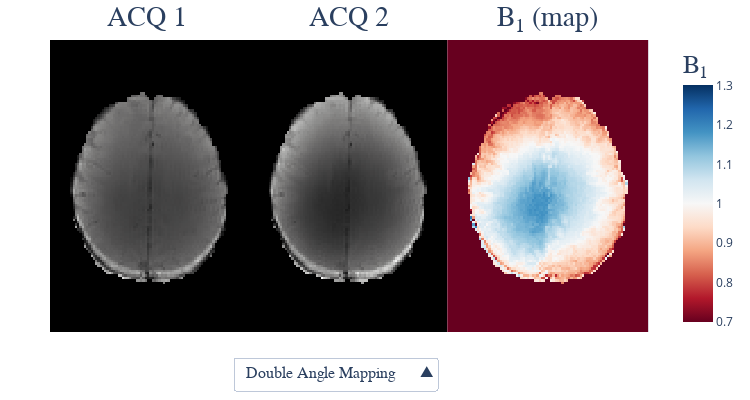

Here is the notebook cell this chart was saved with:
### Code cell
#| label: filtFig1cell

# Prepare Python environment

import scipy.io as sio
from pathlib import Path

# Imports

from pathlib import Path
import pandas as pd
import json
import nibabel as nib
import numpy as np
import matplotlib.pyplot as plt
import matplotlib.animation as animation
import glob


# Configurations
data_folder_name = Path("../../data/04-B1-03-Filtering/images")
    
def get_image(filename):
    # Load image data
    data = nib.load(Path(data_folder_name) / filename)
    data_volume = data.get_fdata() 

    dims = data_volume.shape

    im = np.squeeze(data_volume[:,:])

    xAxis = np.linspace(0,im.shape[0]-1, num=im.shape[0])
    yAxis = np.linspace(0,im.shape[1]-1, num=im.shape[1])
    return im, xAxis, yAxis

im_da_raw1, xAxis_da_raw1, yAxis_da_raw1 = get_image('raw_da_1.nii.gz')
im_da_raw2, xAxis_da_raw2, yAxis_da_raw1 = get_image('raw_da_2.nii.gz')
im_da_b1, xAxis_da_b1, yAxis_da_b1 = get_image('b1_clt_tse.nii.gz')

im_afi_raw1, xAxis_afi_raw1, yAxis_afi_raw1 = get_image('raw_afi_1.nii.gz')
im_afi_raw2, xAxis_afi_raw2, yAxis_afi_raw1 = get_image('raw_afi_2.nii.gz')
im_afi_b1, xAxis_afi_b1, yAxis_afi_b1 = get_image('b1_clt_afi.nii.gz')

im_bs_raw1, xAxis_bs_raw1, yAxis_bs_raw1 = get_image('raw_bs_1.nii.gz')
im_bs_raw2, xAxis_bs_raw2, yAxis_bs_raw1 = get_image('raw_bs_1.nii.gz')
im_bs_b1, xAxis_bs_b1, yAxis_bs_b1 = get_image('b1_clt_gre_bs_cr_fermi.nii.gz')

mask, xAxis_mask, yAxis_mask = get_image('brain_mask_es_2x2x5.nii.gz')

im_da_raw1 = np.flipud(im_da_raw1)
im_da_raw2 = np.flipud(im_da_raw2)
im_da_b1 = np.flipud(im_da_b1)

im_afi_raw1 = np.flipud(im_afi_raw1)
im_afi_raw2 = np.flipud(im_afi_raw2)
im_afi_b1 = np.flipud(im_afi_b1)

im_bs_raw1 = np.flipud(im_bs_raw1)
im_bs_raw2 = np.flipud(im_bs_raw2)
im_bs_b1 = np.flipud(im_bs_b1)

mask = np.flipud(mask)

# Normalize raw

im_da_raw1 = im_da_raw1 / np.max([np.max(im_da_raw1*mask),np.max(im_da_raw2*mask)])*1000
im_da_raw2 = im_da_raw2 / np.max([np.max(im_da_raw1*mask),np.max(im_da_raw2*mask)])*1000

im_afi_raw1 = im_afi_raw1 / np.max([np.max(im_afi_raw1*mask),np.max(im_afi_raw2*mask)])*1000
im_afi_raw2 = im_afi_raw2 / np.max([np.max(im_afi_raw1*mask),np.max(im_afi_raw2*mask)])*1000

im_bs_raw1 = im_bs_raw2 / np.max([np.max(np.abs(im_bs_raw1)*mask),np.max(np.abs(im_bs_raw2)*mask)])*np.pi
im_bs_raw2 = im_bs_raw2 / np.max([np.max(np.abs(im_bs_raw1)*mask),np.max(np.abs(im_bs_raw2)*mask)])*np.pi


## Plot
# PYTHON CODE
# Module imports

import matplotlib.pyplot as plt
import plotly.graph_objs as go
import numpy as np
from plotly import __version__
from plotly.offline import download_plotlyjs, init_notebook_mode, plot, iplot
config={'showLink': False, 'displayModeBar': False}

init_notebook_mode(connected=True)

# PYTHON CODE
# Module imports
import matplotlib.pyplot as plt
from PIL import Image
from matplotlib.image import imread
import scipy.io
import plotly.graph_objs as go
import numpy as np
from plotly import __version__
from plotly.offline import init_notebook_mode, iplot, plot
config={'showLink': False, 'displayModeBar': False, 'responsive': True}

init_notebook_mode(connected=True)

import os
import markdown
import random
from scipy.integrate import quad

import warnings
warnings.filterwarnings('ignore')

xAxis_raw = np.linspace(0,128*2-1, num=128*2)
xAxis_b1 = np.linspace(0,128-1, num=128*2)
yAxis = np.linspace(0,88-1, num=88*1)

# DA acqs
da_acqs = np.concatenate((im_da_raw1, im_da_raw2), axis=1)

# AFI acqs
afi_acqs = np.concatenate((im_afi_raw1, im_afi_raw2), axis=1)

# DA acqs
bs_acqs = np.concatenate((im_bs_raw1, im_bs_raw2), axis=1)

# Mask

masks_concat = np.concatenate((mask, mask), axis=1)

trace_da_raw = go.Heatmap(x = xAxis_raw,
                   y = yAxis,
                   z=masks_concat*da_acqs,
                   zmin=0,
                   zmax=1000,
                   colorscale='gray',
                   showscale = False,
                   visible=True)

trace_da_b1 = go.Heatmap(x = xAxis_b1,
                   y = yAxis,
                   z=mask*im_da_b1,
                   zmin=0.7,
                   zmax=1.3,
                   colorscale='RdBu',
                   colorbar={"title": 'B<sub>1</sub>',
                             'titlefont': dict(
                                   family='Times New Roman',
                                   size=26,
                                   )
                            },
                   xaxis='x2',
                   yaxis='y2',
                   visible=True)
                   
trace_afi_raw = go.Heatmap(x = xAxis_raw,
                   y = yAxis,
                   z=masks_concat*afi_acqs,
                   zmin=0,
                   zmax=1000,
                   colorscale='gray',
                   showscale = False,
                   visible=False)

trace_afi_b1 = go.Heatmap(x = xAxis_b1,
                   y = yAxis,
                   z=mask*im_afi_b1,
                   zmin=0.7,
                   zmax=1.3,
                   colorscale='RdBu',
                   colorbar={"title": 'B<sub>1</sub> (ms)',
                             'titlefont': dict(
                                   family='Times New Roman',
                                   size=26,
                                   )
                            },
                   xaxis='x2',
                   yaxis='y2',
                   visible=False)
                   
trace_bs_raw = go.Heatmap(x = xAxis_raw,
                   y = yAxis,
                   z=masks_concat*bs_acqs,
                   zmin=-np.pi,
                   zmax=np.pi,
                   colorscale='gray',
                   showscale = False,
                   visible=False)

trace_bs_b1 = go.Heatmap(x = xAxis_b1,
                   y = yAxis,
                   z=mask*im_bs_b1,
                   zmin=0.7,
                   zmax=1.3,
                   colorscale='RdBu',
                   colorbar={"title": 'B<sub>1</sub> (ms)',
                             'titlefont': dict(
                                   family='Times New Roman',
                                   size=26,
                                   )
                            },
                   xaxis='x2',
                   yaxis='y2',
                   visible=False)

data=[trace_da_raw, trace_da_b1, trace_afi_raw, trace_afi_b1, trace_bs_raw, trace_bs_b1]

updatemenus = list([
    dict(active=0,
         x = 0.3,
         xanchor = 'left',
         y = -0.2,
         yanchor = 'bottom',
         direction = 'up',
         font=dict(
                family='Times New Roman',
                size=16
            ),
         buttons=list([   
            dict(label = 'Double Angle Mapping',
                 method = 'update',
                 args = [{'visible': [True, True, False, False, False, False],
                          'showscale': [False, True, False, False, False, False],},
                         ]),
            dict(label = 'Actual Flip angle Imaging',
                 method = 'update',
                 args = [
                            {
                            'visible': [False, False, True, True, False, False],
                            'showscale': [False, False, False, True, False, False],},
                           ]),
            dict(label = 'Bloch-Siegert shift',
                 method = 'update',
                 args = [{'visible': [False, False, False, False, True, True],
                            'showscale': [False, False, False, False, False, True],},
                           ]),
    ])
    )
])

layout = dict(
    width=750,
    height=400,
    margin = dict(
                t=40,
                r=50,
                b=10,
                l=50),
    annotations=[
        dict(
            x=0.09,
            y=1.13,
            showarrow=False,
            text='ACQ 1',
            font=dict(
                family='Times New Roman',
                size=28
            ),
            xref='paper',
            yref='paper'
        ),
        dict(
            x=0.49,
            y=1.13,
            showarrow=False,
            text='ACQ 2',
            font=dict(
                family='Times New Roman',
                size=28
            ),
            xref='paper',
            yref='paper'
        ),
        dict(
            x=0.9,
            y=1.13,
            showarrow=False,
            text='B<sub>1</sub> (map)',
            font=dict(
                family='Times New Roman',
                size=28
            ),
            xref='paper',
            yref='paper'
        ),
    ],
    xaxis = dict(range = [0,225], autorange = False,
             showgrid = False, zeroline = False, showticklabels = False,
             ticks = '', domain=[0, 0.83]),
    yaxis = dict(range = [0,120], autorange = False,
             showgrid = False, zeroline = False, showticklabels = False,
             ticks = '', domain=[0, 1]),
    xaxis2 = dict(range = [0,44], autorange = False,
             showgrid = False, zeroline = False, showticklabels = False,
             ticks = '', domain=[0.65, 0.98]),
    yaxis2 = dict(range = [0,120], autorange = False,
             showgrid = False, zeroline = False, showticklabels = False,
             ticks = '', domain=[0, 1], anchor='x2'),
    showlegend = False,
    autosize = False,
    updatemenus=updatemenus
)


fig = dict(data=data, layout=layout)

iplot(fig, filename = 'basic-heatmap', config = config)

### Figure 1 — Plotly figure (JSON) as saved in the notebook; plotly's stock layout.template omitted (floating-point values rounded to 4 significant figures; data arrays with more than 128 entries replaced by an {"elided": "..."} marker saying what was removed)
{"data": [{"colorscale": [[0, "rgb(0, 0, 0)"], [0.09091, "rgb(16, 16, 16)"], [0.1818, "rgb(38, 38, 38)"], [0.2727, "rgb(59, 59, 59)"], [0.3636, "rgb(81, 80, 80)"], [0.4545, "rgb(102, 101, 101)"], [0.5455, "rgb(124, 123, 122)"], [0.6364, "rgb(146, 146, 145)"], [0.7273, "rgb(171, 171, 170)"], [0.8182, "rgb(197, 197, 195)"], [0.9091, "rgb(224, 224, 223)"], [1, "rgb(254, 254, 253)"]], "showscale": false, "type": "heatmap", "visible": true, "x": {"elided": "256 int values"}, "y": [0, 1, 2, 3, 4, 5, 6, 7, 8, 9, 10, 11, 12, 13, 14, 15, 16, 17, 18, 19, 20, 21, 22, 23, 24, 25, 26, 27, 28, 29, 30, 31, 32, 33, 34, 35, 36, 37, 38, 39, 40, 41, 42, 43, 44, 45, 46, 47, 48, 49, 50, 51, 52, 53, 54, 55, 56, 57, 58, 59, 60, 61, 62, 63, 64, 65, 66, 67, 68, 69, 70, 71, 72, 73, 74, 75, 76, 77, 78, 79, 80, 81, 82, 83, 84, 85, 86, 87], "z": {"elided": "128x176 float values"}, "zmax": 1000, "zmin": 0}, {"colorbar": {"title": {"font": {"family": "Times New Roman", "size": 26}, "text": "B<sub>1</sub>"}}, "colorscale": [[0, "rgb(103,0,31)"], [0.1, "rgb(178,24,43)"], [0.2, "rgb(214,96,77)"], [0.3, "rgb(244,165,130)"], [0.4, "rgb(253,219,199)"], [0.5, "rgb(247,247,247)"], [0.6, "rgb(209,229,240)"], [0.7, "rgb(146,197,222)"], [0.8, "rgb(67,147,195)"], [0.9, "rgb(33,102,172)"], [1, "rgb(5,48,97)"]], "type": "heatmap", "visible": true, "x": {"elided": "256 float values"}, "xaxis": "x2", "y": [0, 1, 2, 3, 4, 5, 6, 7, 8, 9, 10, 11, 12, 13, 14, 15, 16, 17, 18, 19, 20, 21, 22, 23, 24, 25, 26, 27, 28, 29, 30, 31, 32, 33, 34, 35, 36, 37, 38, 39, 40, 41, 42, 43, 44, 45, 46, 47, 48, 49, 50, 51, 52, 53, 54, 55, 56, 57, 58, 59, 60, 61, 62, 63, 64, 65, 66, 67, 68, 69, 70, 71, 72, 73, 74, 75, 76, 77, 78, 79, 80, 81, 82, 83, 84, 85, 86, 87], "yaxis": "y2", "z": {"elided": "128x88 float values"}, "zmax": 1.3, "zmin": 0.7}, {"colorscale": [[0, "rgb(0, 0, 0)"], [0.09091, "rgb(16, 16, 16)"], [0.1818, "rgb(38, 38, 38)"], [0.2727, "rgb(59, 59, 59)"], [0.3636, "rgb(81, 80, 80)"], [0.4545, "rgb(102, 101, 101)"], [0.5455, "rgb(124, 123, 122)"], [0.6364, "rgb(146, 146, 145)"], [0.7273, "rgb(171, 171, 170)"], [0.8182, "rgb(197, 197, 195)"], [0.9091, "rgb(224, 224, 223)"], [1, "rgb(254, 254, 253)"]], "showscale": false, "type": "heatmap", "visible": false, "x": {"elided": "256 int values"}, "y": [0, 1, 2, 3, 4, 5, 6, 7, 8, 9, 10, 11, 12, 13, 14, 15, 16, 17, 18, 19, 20, 21, 22, 23, 24, 25, 26, 27, 28, 29, 30, 31, 32, 33, 34, 35, 36, 37, 38, 39, 40, 41, 42, 43, 44, 45, 46, 47, 48, 49, 50, 51, 52, 53, 54, 55, 56, 57, 58, 59, 60, 61, 62, 63, 64, 65, 66, 67, 68, 69, 70, 71, 72, 73, 74, 75, 76, 77, 78, 79, 80, 81, 82, 83, 84, 85, 86, 87], "z": {"elided": "128x176 float values"}, "zmax": 1000, "zmin": 0}, {"colorbar": {"title": {"font": {"family": "Times New Roman", "size": 26}, "text": "B<sub>1</sub> (ms)"}}, "colorscale": [[0, "rgb(103,0,31)"], [0.1, "rgb(178,24,43)"], [0.2, "rgb(214,96,77)"], [0.3, "rgb(244,165,130)"], [0.4, "rgb(253,219,199)"], [0.5, "rgb(247,247,247)"], [0.6, "rgb(209,229,240)"], [0.7, "rgb(146,197,222)"], [0.8, "rgb(67,147,195)"], [0.9, "rgb(33,102,172)"], [1, "rgb(5,48,97)"]], "type": "heatmap", "visible": false, "x": {"elided": "256 float values"}, "xaxis": "x2", "y": [0, 1, 2, 3, 4, 5, 6, 7, 8, 9, 10, 11, 12, 13, 14, 15, 16, 17, 18, 19, 20, 21, 22, 23, 24, 25, 26, 27, 28, 29, 30, 31, 32, 33, 34, 35, 36, 37, 38, 39, 40, 41, 42, 43, 44, 45, 46, 47, 48, 49, 50, 51, 52, 53, 54, 55, 56, 57, 58, 59, 60, 61, 62, 63, 64, 65, 66, 67, 68, 69, 70, 71, 72, 73, 74, 75, 76, 77, 78, 79, 80, 81, 82, 83, 84, 85, 86, 87], "yaxis": "y2", "z": {"elided": "128x88 float values"}, "zmax": 1.3, "zmin": 0.7}, {"colorscale": [[0, "rgb(0, 0, 0)"], [0.09091, "rgb(16, 16, 16)"], [0.1818, "rgb(38, 38, 38)"], [0.2727, "rgb(59, 59, 59)"], [0.3636, "rgb(81, 80, 80)"], [0.4545, "rgb(102, 101, 101)"], [0.5455, "rgb(124, 123, 122)"], [0.6364, "rgb(146, 146, 145)"], [0.7273, "rgb(171, 171, 170)"], [0.8182, "rgb(197, 197, 195)"], [0.9091, "rgb(224, 224, 223)"], [1, "rgb(254, 254, 253)"]], "showscale": false, "type": "heatmap", "visible": false, "x": {"elided": "256 int values"}, "y": [0, 1, 2, 3, 4, 5, 6, 7, 8, 9, 10, 11, 12, 13, 14, 15, 16, 17, 18, 19, 20, 21, 22, 23, 24, 25, 26, 27, 28, 29, 30, 31, 32, 33, 34, 35, 36, 37, 38, 39, 40, 41, 42, 43, 44, 45, 46, 47, 48, 49, 50, 51, 52, 53, 54, 55, 56, 57, 58, 59, 60, 61, 62, 63, 64, 65, 66, 67, 68, 69, 70, 71, 72, 73, 74, 75, 76, 77, 78, 79, 80, 81, 82, 83, 84, 85, 86, 87], "z": {"elided": "128x176 float values"}, "zmax": 3.142, "zmin": -3.142}, {"colorbar": {"title": {"font": {"family": "Times New Roman", "size": 26}, "text": "B<sub>1</sub> (ms)"}}, "colorscale": [[0, "rgb(103,0,31)"], [0.1, "rgb(178,24,43)"], [0.2, "rgb(214,96,77)"], [0.3, "rgb(244,165,130)"], [0.4, "rgb(253,219,199)"], [0.5, "rgb(247,247,247)"], [0.6, "rgb(209,229,240)"], [0.7, "rgb(146,197,222)"], [0.8, "rgb(67,147,195)"], [0.9, "rgb(33,102,172)"], [1, "rgb(5,48,97)"]], "type": "heatmap", "visible": false, "x": {"elided": "256 float values"}, "xaxis": "x2", "y": [0, 1, 2, 3, 4, 5, 6, 7, 8, 9, 10, 11, 12, 13, 14, 15, 16, 17, 18, 19, 20, 21, 22, 23, 24, 25, 26, 27, 28, 29, 30, 31, 32, 33, 34, 35, 36, 37, 38, 39, 40, 41, 42, 43, 44, 45, 46, 47, 48, 49, 50, 51, 52, 53, 54, 55, 56, 57, 58, 59, 60, 61, 62, 63, 64, 65, 66, 67, 68, 69, 70, 71, 72, 73, 74, 75, 76, 77, 78, 79, 80, 81, 82, 83, 84, 85, 86, 87], "yaxis": "y2", "z": {"elided": "128x88 float values"}, "zmax": 1.3, "zmin": 0.7}], "layout": {"annotations": [{"font": {"family": "Times New Roman", "size": 28}, "showarrow": false, "text": "ACQ 1", "x": 0.09, "xref": "paper", "y": 1.13, "yref": "paper"}, {"font": {"family": "Times New Roman", "size": 28}, "showarrow": false, "text": "ACQ 2", "x": 0.49, "xref": "paper", "y": 1.13, "yref": "paper"}, {"font": {"family": "Times New Roman", "size": 28}, "showarrow": false, "text": "B<sub>1</sub> (map)", "x": 0.9, "xref": "paper", "y": 1.13, "yref": "paper"}], "autosize": false, "height": 400, "margin": {"b": 10, "l": 50, "r": 50, "t": 40}, "showlegend": false, "updatemenus": [{"active": 0, "buttons": [{"args": [{"showscale": [false, true, false, false, false, false], "visible": [true, true, false, false, false, false]}], "label": "Double Angle Mapping", "method": "update"}, {"args": [{"showscale": [false, false, false, true, false, false], "visible": [false, false, true, true, false, false]}], "label": "Actual Flip angle Imaging", "method": "update"}, {"args": [{"showscale": [false, false, false, false, false, true], "visible": [false, false, false, false, true, true]}], "label": "Bloch-Siegert shift", "method": "update"}], "direction": "up", "font": {"family": "Times New Roman", "size": 16}, "x": 0.3, "xanchor": "left", "y": -0.2, "yanchor": "bottom"}], "width": 750, "xaxis": {"autorange": false, "domain": [0, 0.83], "range": [0, 225], "showgrid": false, "showticklabels": false, "ticks": "", "zeroline": false}, "xaxis2": {"autorange": false, "domain": [0.65, 0.98], "range": [0, 44], "showgrid": false, "showticklabels": false, "ticks": "", "zeroline": false}, "yaxis": {"autorange": false, "domain": [0, 1], "range": [0, 120], "showgrid": false, "showticklabels": false, "ticks": "", "zeroline": false}, "yaxis2": {"anchor": "x2", "autorange": false, "domain": [0, 1], "range": [0, 120], "showgrid": false, "showticklabels": false, "ticks": "", "zeroline": false}}}
